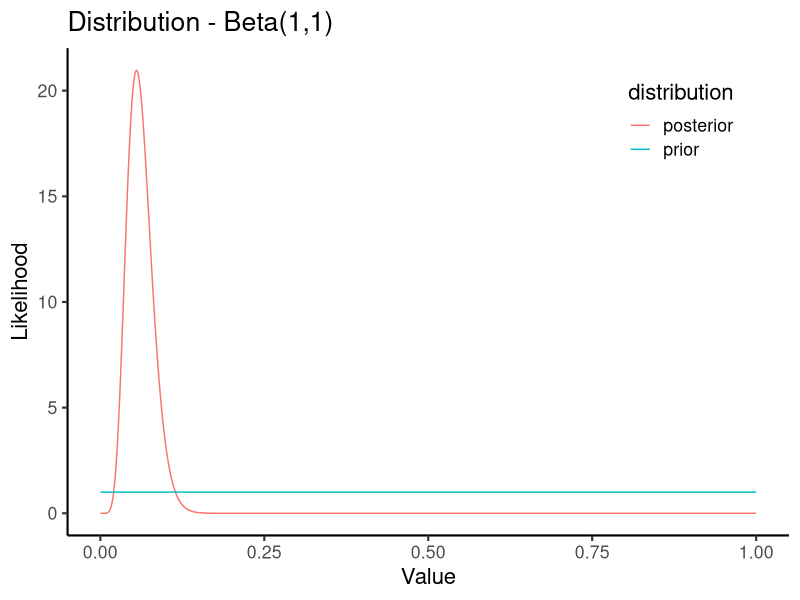
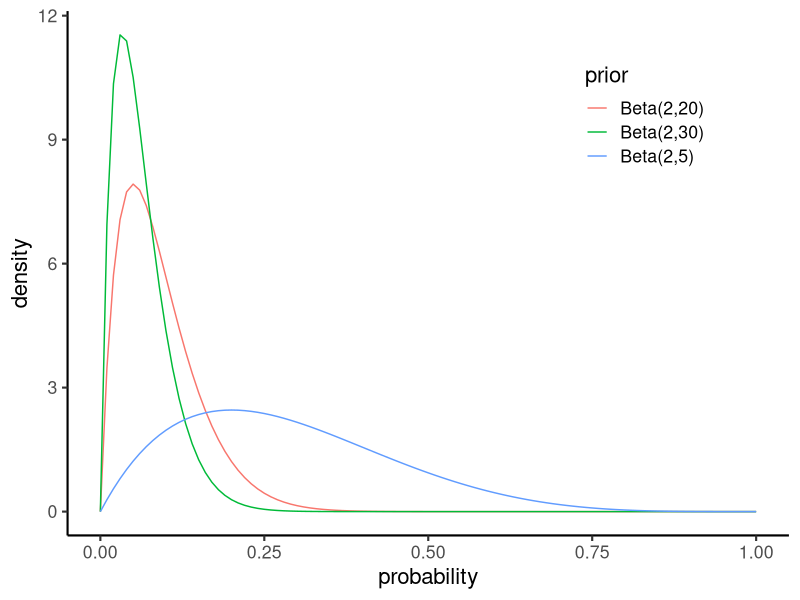
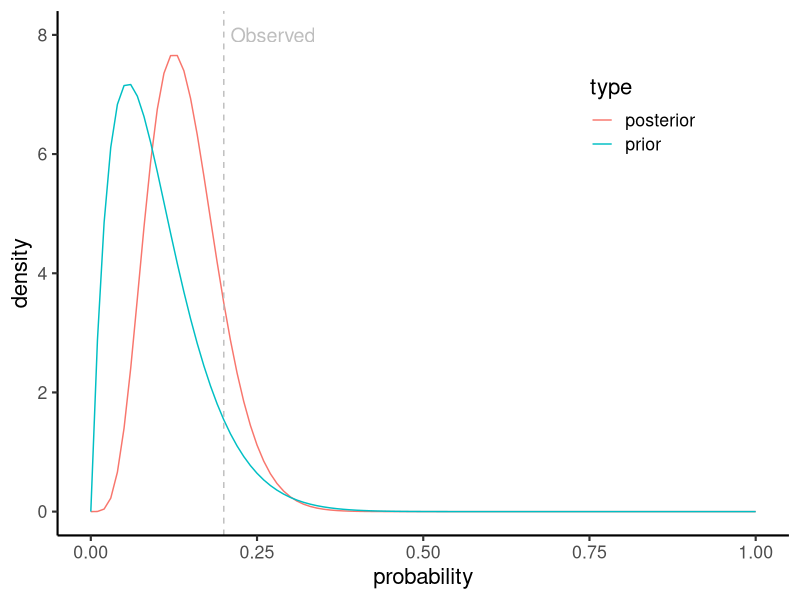

Here is the R script that generated these plots, in order:
## ---- chunk 1
# hide this code chunk
#| echo: false
#| message: false

# defines the se function
se <- function(x) {
  sd(x, na.rm = TRUE) / sqrt(length(x))
}

#load these packages, nearly always needed
library(tidyverse)
library(knitr)

# sets maize and blue color scheme
color_scheme <- c("#00274c", "#ffcb05")
## ---- chunk 2
n <- 145
cases <- 8
theta <- c(0.03, 0.04, 0.05, 0.06)
priors <- c(0.5, rep(0.5/3,3))

data.frame(hypothesis = theta,
           priors=priors) |>
  mutate(likelihood = dbinom(cases, size = n, prob = hypothesis)) |> #this does not give the same results as the notes probably an approximation
  mutate(rel.likelihood = likelihood / min(likelihood)) |>
  mutate(posterior = priors * likelihood / sum(priors * likelihood)) |>
  kable(caption=paste0("Probability of observing ", cases, " cases out of ",n, " trials"),
        digits=c(3,3,2))

#this does not give the same results as the notes
## ---- chunk 3
#mean = alpha / (alpha + beta) so to guestimate 0.444 is 4/85
alpha <-  1
beta <- 1

range <- seq(0,1,by=0.001)
prior <- dbeta(range,shape1=alpha,shape2=beta)
posterior <- dbeta(range,shape1=cases + alpha, shape2=n - cases + beta)
data.beta <- data.frame(range=range,
                        prior=prior,
                        posterior=posterior) |>
  pivot_longer(cols=c("prior","posterior"),
               names_to="distribution",
               values_to="value")

ggplot(data.beta,aes(y=value,x=range,col=distribution)) +
  geom_line() +
  labs(title=paste0("Distribution - Beta(",round(alpha,2),",",round(beta,2),")"),
       x="Value",
       y="Likelihood") +
  theme_classic(base_size=16) +
  theme(legend.position = c(0.85,0.85)) 

#these are defined from the conjugate prior/posterior relationship
prior_mean = alpha/(alpha+beta)
prior_ci_lower = qbeta(0.025, alpha, beta)
prior_ci_upper = qbeta(0.975, alpha, beta)
posterior_mean = (alpha + cases)/(alpha+cases+n-cases+beta)
posterior_ci_lower = qbeta(0.025, (alpha + cases), (cases+n-cases+beta))
posterior_ci_upper = qbeta(0.975, (alpha + cases), (cases+n-cases+beta))

data.frame(Distribution=c("Prior","Posterior"),
           Mean=c(prior_mean,posterior_mean),
           CI_Lower=c(prior_ci_lower,posterior_ci_lower),
           CI_Upper=c(prior_ci_upper,posterior_ci_upper)) |>
  kable(digits=3,
        caption="Summary statistics for prior and posterior distributions")
## ---- chunk 4
prior.data.frame <- data.frame(probability=seq(0,1,by=0.01)) |>
  expand_grid(observed=1, attempts=c(20,5,30)) |>
  mutate(alpha = observed + 1,
         beta = attempts - observed + 1) |>
  mutate(prior = paste0("Beta(",alpha,",",beta,")")) |>
  mutate(density=dbeta(probability,alpha,beta)) 

ggplot(prior.data.frame, aes(y=density,x=probability,col=prior)) +
  geom_line() +
  theme_classic(base_size = 16) +
  theme(legend.position=c(0.8,0.8))
## ---- chunk 5
data.frame(probability=seq(0,1,by=0.01)) |>
  mutate(prior = dbeta(probability,2,18),
         posterior = dbeta(probability,6,36)) |>
  pivot_longer(c(prior,posterior),names_to="type",values_to = "density") |>
  ggplot(aes(y=density,x=probability,col=type)) +
  geom_line() +
  geom_vline(xintercept=4/20, lty=2, col="grey") +
  annotate(
    geom  = "text",
    x     = 4/20+0.01,           # ← your chosen x-position
    y     = 8,            # ← your chosen y-position
    label = "Observed",
    hjust = 0,            # 0 = left justified (most important part)
    vjust = 0.5,          # optional: 0.5 = vertically centered
    size  = 5, color = "grey"
  ) +
  theme_classic(base_size=16) +
  theme(legend.position=c(0.8,0.8))
## ---- chunk 6
sessionInfo()
